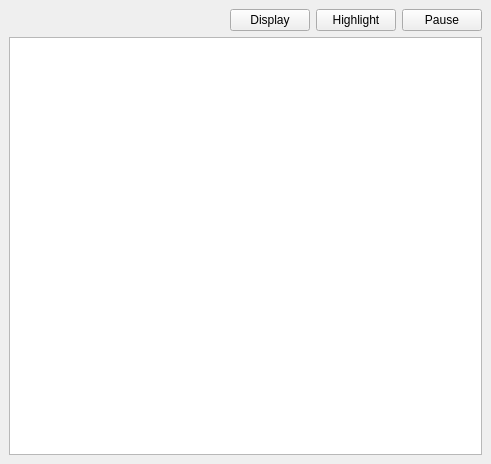
<ui version="4.0" >
 <class>MessageDisplay</class>
 <widget class="QWidget" name="MessageDisplay" >
  <property name="geometry" >
   <rect>
    <x>0</x>
    <y>0</y>
    <width>491</width>
    <height>464</height>
   </rect>
  </property>
  <property name="windowTitle" >
   <string>Form</string>
  </property>
  <layout class="QVBoxLayout" >
   <property name="margin" >
    <number>9</number>
   </property>
   <property name="spacing" >
    <number>6</number>
   </property>
   <item>
    <layout class="QHBoxLayout" >
     <property name="margin" >
      <number>0</number>
     </property>
     <property name="spacing" >
      <number>6</number>
     </property>
     <item>
      <widget class="SearchBar" native="1" name="searchBar" />
     </item>
     <item>
      <layout class="QHBoxLayout" >
       <property name="margin" >
        <number>0</number>
       </property>
       <property name="spacing" >
        <number>6</number>
       </property>
       <item>
        <widget class="QPushButton" name="displayButton" >
         <property name="contextMenuPolicy" >
          <enum>Qt::DefaultContextMenu</enum>
         </property>
         <property name="text" >
          <string>Display</string>
         </property>
         <property name="icon" >
          <iconset resource="profit.qrc" >:/images/icons/filter.png</iconset>
         </property>
        </widget>
       </item>
       <item>
        <widget class="QPushButton" name="colorButton" >
         <property name="text" >
          <string>Highlight</string>
         </property>
         <property name="icon" >
          <iconset resource="profit.qrc" >:/images/icons/colorize.png</iconset>
         </property>
        </widget>
       </item>
       <item>
        <widget class="QPushButton" name="pauseButton" >
         <property name="text" >
          <string>Pause</string>
         </property>
         <property name="icon" >
          <iconset resource="profit.qrc" >:/images/icons/player_pause.png</iconset>
         </property>
         <property name="checkable" >
          <bool>true</bool>
         </property>
         <property name="checked" >
          <bool>false</bool>
         </property>
        </widget>
       </item>
      </layout>
     </item>
    </layout>
   </item>
   <item>
    <widget class="QTableView" name="messageTable" >
     <property name="alternatingRowColors" >
      <bool>true</bool>
     </property>
     <property name="selectionMode" >
      <enum>QAbstractItemView::SingleSelection</enum>
     </property>
     <property name="selectionBehavior" >
      <enum>QAbstractItemView::SelectRows</enum>
     </property>
     <property name="gridStyle" >
      <enum>Qt::DotLine</enum>
     </property>
    </widget>
   </item>
  </layout>
 </widget>
 <customwidgets>
  <customwidget>
   <class>SearchBar</class>
   <extends>QWidget</extends>
   <header>searchbar.h</header>
  </customwidget>
 </customwidgets>
 <resources>
  <include location="profit.qrc" />
 </resources>
 <connections/>
</ui>
